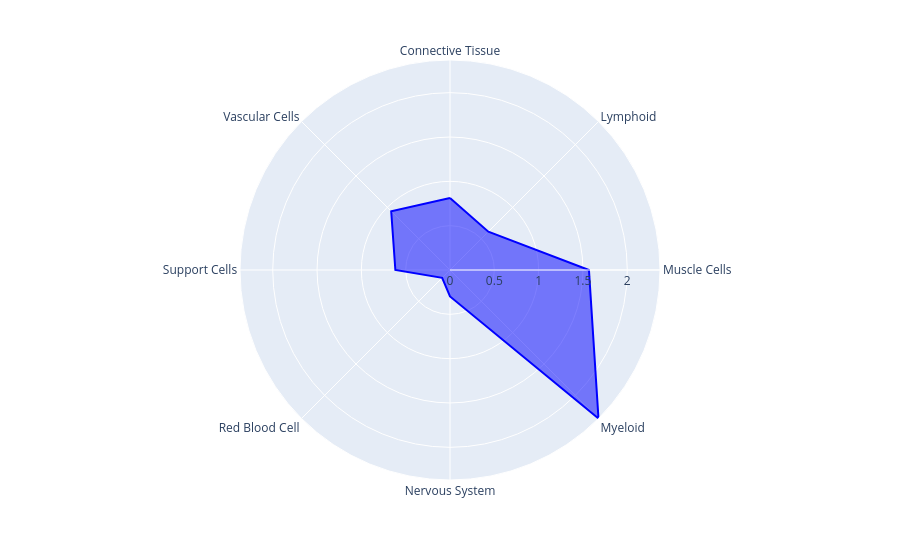
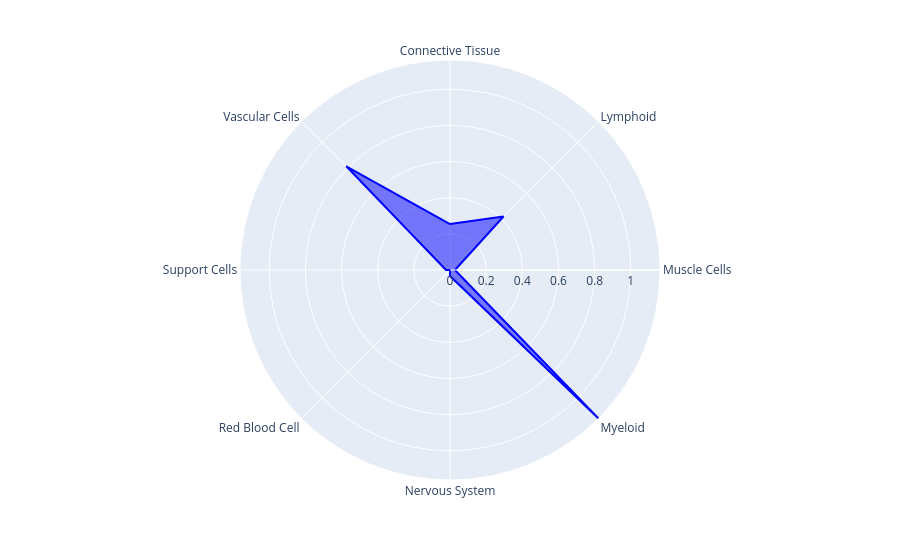
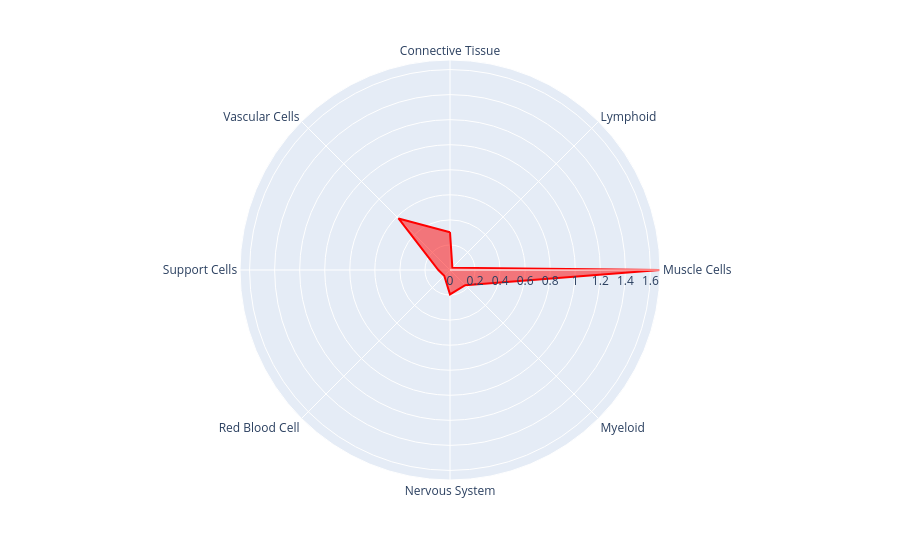
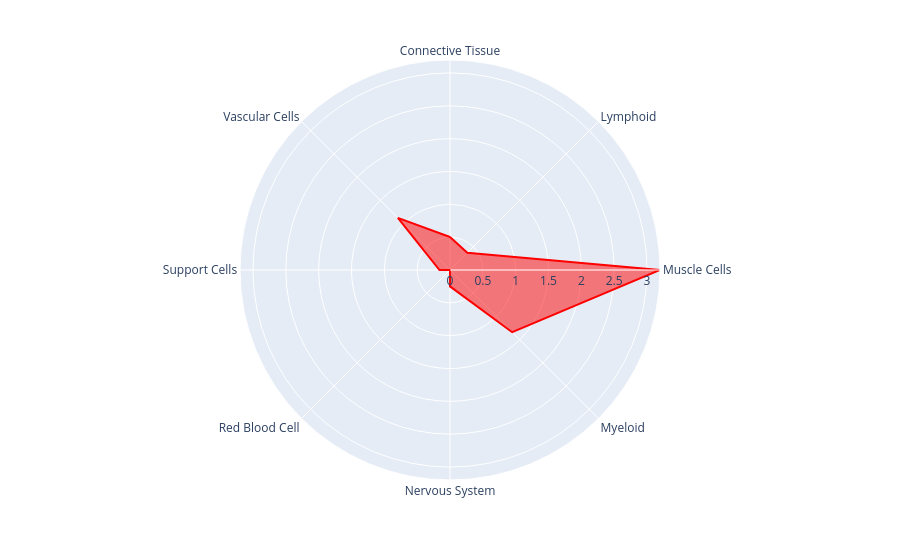

Notebook code for these charts, in order:
### Code cell
for gene in A.index :
    fig = print_radar_spyder(gene=gene, expression=A, categories=cells)
    # save fig in svg
    #fig.write_image(f"{gene}_radar.svg")
    print(gene)
    fig.show()

### Figure 1 — Plotly figure (JSON) as saved in the notebook; plotly's stock layout.template omitted (floating-point values rounded to 4 significant figures)
{"data": [{"fill": "toself", "hovertemplate": "ACIN1=%{r}<br>theta=%{theta}<extra></extra>", "legendgroup": "", "line": {"color": "blue", "dash": "solid"}, "marker": {"symbol": "circle"}, "mode": "lines", "name": "", "r": [0.8114, 0.6117, 1.568, 2.369, 0.2986, 0.1251, 0.6164, 0.9382, 0.8114], "showlegend": false, "subplot": "polar", "theta": ["Connective Tissue", "Lymphoid", "Muscle Cells", "Myeloid", "Nervous System", "Red Blood Cell", "Support Cells", "Vascular Cells", "Connective Tissue"], "type": "scatterpolar"}], "layout": {"legend": {"tracegroupgap": 0}, "margin": {"t": 60}, "polar": {"angularaxis": {"direction": "clockwise", "rotation": 90}, "domain": {"x": [0, 1], "y": [0, 1]}}}}

### Figure 2 — Plotly figure (JSON) as saved in the notebook; plotly's stock layout.template omitted (floating-point values rounded to 4 significant figures)
{"data": [{"fill": "toself", "hovertemplate": "ADA=%{r}<br>theta=%{theta}<extra></extra>", "legendgroup": "", "line": {"color": "blue", "dash": "solid"}, "marker": {"symbol": "circle"}, "mode": "lines", "name": "", "r": [0.254, 0.4185, 0.02738, 1.162, 0.03291, 0, 0.02208, 0.8115, 0.254], "showlegend": false, "subplot": "polar", "theta": ["Connective Tissue", "Lymphoid", "Muscle Cells", "Myeloid", "Nervous System", "Red Blood Cell", "Support Cells", "Vascular Cells", "Connective Tissue"], "type": "scatterpolar"}], "layout": {"legend": {"tracegroupgap": 0}, "margin": {"t": 60}, "polar": {"angularaxis": {"direction": "clockwise", "rotation": 90}, "domain": {"x": [0, 1], "y": [0, 1]}}}}

### Figure 3 — Plotly figure (JSON) as saved in the notebook; plotly's stock layout.template omitted (floating-point values rounded to 4 significant figures)
{"data": [{"fill": "toself", "hovertemplate": "AK1=%{r}<br>theta=%{theta}<extra></extra>", "legendgroup": "", "line": {"color": "red", "dash": "solid"}, "marker": {"symbol": "circle"}, "mode": "lines", "name": "", "r": [0.3019, 0.02679, 1.676, 0.1717, 0.1947, 0.06507, 0.09297, 0.5817, 0.3019], "showlegend": false, "subplot": "polar", "theta": ["Connective Tissue", "Lymphoid", "Muscle Cells", "Myeloid", "Nervous System", "Red Blood Cell", "Support Cells", "Vascular Cells", "Connective Tissue"], "type": "scatterpolar"}], "layout": {"legend": {"tracegroupgap": 0}, "margin": {"t": 60}, "polar": {"angularaxis": {"direction": "clockwise", "rotation": 90}, "domain": {"x": [0, 1], "y": [0, 1]}}}}

### Figure 4 — Plotly figure (JSON) as saved in the notebook; plotly's stock layout.template omitted (floating-point values rounded to 4 significant figures)
{"data": [{"fill": "toself", "hovertemplate": "ALDOA=%{r}<br>theta=%{theta}<extra></extra>", "legendgroup": "", "line": {"color": "red", "dash": "solid"}, "marker": {"symbol": "circle"}, "mode": "lines", "name": "", "r": [0.5018, 0.3727, 3.198, 1.339, 0.2502, 0, 0.1604, 1.122, 0.5018], "showlegend": false, "subplot": "polar", "theta": ["Connective Tissue", "Lymphoid", "Muscle Cells", "Myeloid", "Nervous System", "Red Blood Cell", "Support Cells", "Vascular Cells", "Connective Tissue"], "type": "scatterpolar"}], "layout": {"legend": {"tracegroupgap": 0}, "margin": {"t": 60}, "polar": {"angularaxis": {"direction": "clockwise", "rotation": 90}, "domain": {"x": [0, 1], "y": [0, 1]}}}}
